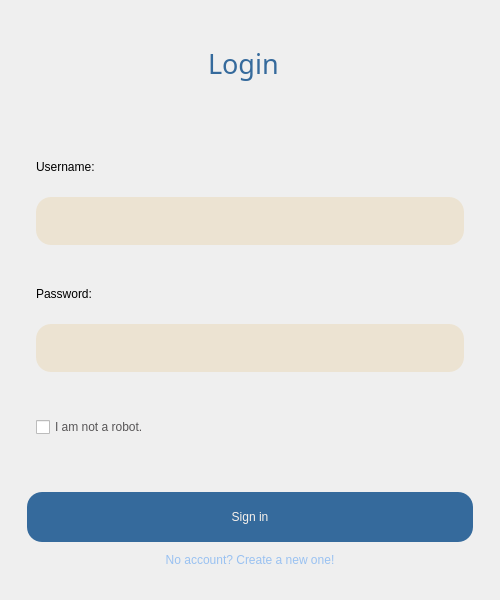
<?xml version="1.0" encoding="UTF-8"?>
<ui version="4.0">
 <class>MainWindow</class>
 <widget class="QMainWindow" name="MainWindow">
  <property name="geometry">
   <rect>
    <x>0</x>
    <y>0</y>
    <width>500</width>
    <height>600</height>
   </rect>
  </property>
  <property name="minimumSize">
   <size>
    <width>500</width>
    <height>600</height>
   </size>
  </property>
  <property name="maximumSize">
   <size>
    <width>500</width>
    <height>600</height>
   </size>
  </property>
  <property name="windowTitle">
   <string>MainWindow</string>
  </property>
  <widget class="QWidget" name="centralwidget">
   <layout class="QHBoxLayout" name="horizontalLayout">
    <item>
     <widget class="QWidget" name="widget" native="true">
      <property name="maximumSize">
       <size>
        <width>16777215</width>
        <height>1677215</height>
       </size>
      </property>
      <layout class="QVBoxLayout" name="verticalLayout">
       <item>
        <widget class="QWidget" name="widget_2" native="true">
         <property name="maximumSize">
          <size>
           <width>16777215</width>
           <height>100</height>
          </size>
         </property>
         <widget class="QLabel" name="label_7">
          <property name="geometry">
           <rect>
            <x>190</x>
            <y>0</y>
            <width>81</width>
            <height>91</height>
           </rect>
          </property>
          <property name="font">
           <font>
            <family>Bahnschrift</family>
            <pointsize>20</pointsize>
            <italic>false</italic>
            <bold>false</bold>
           </font>
          </property>
          <property name="styleSheet">
           <string notr="true">color: #356a9c;
font: 20pt &quot;Bahnschrift&quot;;</string>
          </property>
          <property name="text">
           <string>Login</string>
          </property>
         </widget>
        </widget>
       </item>
       <item>
        <widget class="QWidget" name="widget_3" native="true">
         <layout class="QVBoxLayout" name="verticalLayout_2">
          <item>
           <widget class="QWidget" name="widget_5" native="true">
            <layout class="QVBoxLayout" name="verticalLayout_3">
             <item>
              <widget class="QLabel" name="label">
               <property name="text">
                <string>Username:</string>
               </property>
              </widget>
             </item>
             <item>
              <widget class="QLineEdit" name="usernameInput">
               <property name="maximumSize">
                <size>
                 <width>16777215</width>
                 <height>50</height>
                </size>
               </property>
               <property name="styleSheet">
                <string notr="true">background-color: #ECE3D2;
color: #356A9C;
font: 12pt &quot;Segoe UI&quot;;
border-radius: 15px;
padding-left: 5px;</string>
               </property>
              </widget>
             </item>
            </layout>
           </widget>
          </item>
          <item>
           <widget class="QWidget" name="widget_7" native="true">
            <layout class="QVBoxLayout" name="verticalLayout_4">
             <item>
              <widget class="QLabel" name="label_2">
               <property name="text">
                <string>Password:</string>
               </property>
              </widget>
             </item>
             <item>
              <widget class="QLineEdit" name="passwordInput">
               <property name="maximumSize">
                <size>
                 <width>16777215</width>
                 <height>50</height>
                </size>
               </property>
               <property name="styleSheet">
                <string notr="true">background-color: #ECE3D2;
color: #356A9C;
font: 12pt &quot;Segoe UI&quot;;
border-radius: 15px;
padding-left: 5px;</string>
               </property>
               <property name="echoMode">
                <enum>QLineEdit::EchoMode::Password</enum>
               </property>
              </widget>
             </item>
            </layout>
           </widget>
          </item>
          <item>
           <widget class="QWidget" name="widget_6" native="true">
            <property name="maximumSize">
             <size>
              <width>16777215</width>
              <height>80</height>
             </size>
            </property>
            <layout class="QVBoxLayout" name="verticalLayout_5">
             <item>
              <widget class="QCheckBox" name="robotBox">
               <property name="cursor">
                <cursorShape>PointingHandCursor</cursorShape>
               </property>
               <property name="styleSheet">
                <string notr="true">font: 9pt &quot;Bahnschrift&quot;;
color: #575556;</string>
               </property>
               <property name="text">
                <string>I am not a robot.</string>
               </property>
              </widget>
             </item>
            </layout>
           </widget>
          </item>
         </layout>
        </widget>
       </item>
       <item>
        <widget class="QWidget" name="widget_4" native="true">
         <property name="maximumSize">
          <size>
           <width>16777215</width>
           <height>100</height>
          </size>
         </property>
         <layout class="QVBoxLayout" name="verticalLayout_6">
          <item>
           <widget class="QPushButton" name="loginButton">
            <property name="minimumSize">
             <size>
              <width>0</width>
              <height>50</height>
             </size>
            </property>
            <property name="maximumSize">
             <size>
              <width>16777215</width>
              <height>50</height>
             </size>
            </property>
            <property name="cursor">
             <cursorShape>PointingHandCursor</cursorShape>
            </property>
            <property name="styleSheet">
             <string notr="true">border-radius: 15px;
font: 600 16pt &quot;Bahnschrift&quot;;
background-color: #356a9c;
color: #F8F2EC;

</string>
            </property>
            <property name="text">
             <string>Sign in</string>
            </property>
           </widget>
          </item>
          <item>
           <widget class="QPushButton" name="registerSwitch">
            <property name="styleSheet">
             <string notr="true">color: rgb(153, 193, 241);</string>
            </property>
            <property name="text">
             <string>No account? Create a new one!</string>
            </property>
            <property name="autoDefault">
             <bool>false</bool>
            </property>
            <property name="default">
             <bool>false</bool>
            </property>
            <property name="flat">
             <bool>true</bool>
            </property>
           </widget>
          </item>
         </layout>
        </widget>
       </item>
      </layout>
     </widget>
    </item>
   </layout>
  </widget>
 </widget>
 <resources/>
 <connections/>
</ui>
